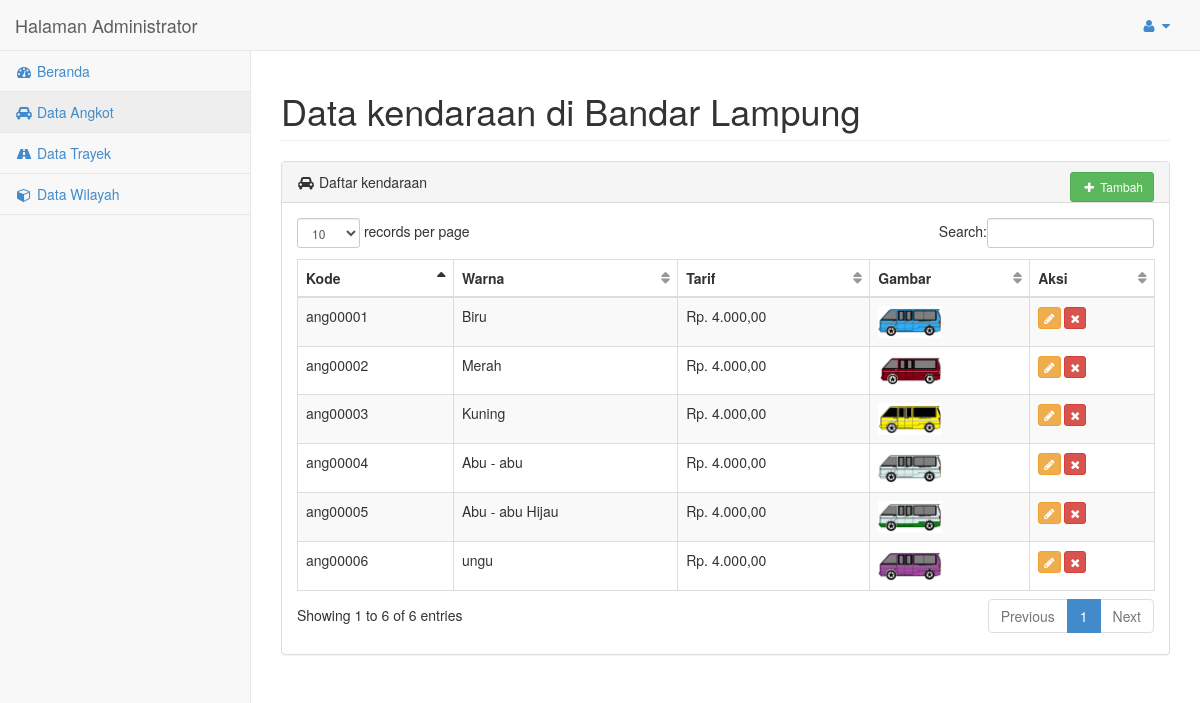
Screenshot of /admin/?m2 (signed in) with the database file from the repository.
### tables this page shows
CREATE TABLE `kendaraan` (
  `kd_kendaraan` varchar(10) NOT NULL,
  `warna` varchar(20) NOT NULL,
  `tarif` int(11) NOT NULL,
  `gambar` varchar(50) NOT NULL
);

### admin/pages/_angkot.php (the view, shortened to what this page needs)
<div id="page-wrapper">
	<div class="row">
        <div class="col-lg-12">
            <h1 class="page-header">Data kendaraan di Bandar Lampung</h1>
        </div>
    </div>
    <div class="row">
        <div class="col-lg-12">
            <div class="panel panel-default">
                <div class="panel-heading"><i class="fa fa-car fa-fw"></i> Daftar kendaraan<span class="pull-right"><a href="./?m2&tambah" class="btn btn-success btn-sm"><i class="fa fa-plus fa-fw"></i> Tambah</a></span></div>
                    <div class="panel-body">
                        <div class="table-responsive">
                            <table class="table table-striped table-bordered table-hover" id="dataTables-example">
                                <thead>
                                    <tr>
										<th>Kode</th>
										<th>Warna</th>
										<th>Tarif</th>
										<th>Gambar</th>
										<th>Aksi</th>
									</tr>
								</thead>
									<?php
										$q=mysqli_query($connection,"select * from kendaraan");
										while ($d=mysqli_fetch_array($q)){
									?>
									<tr>
										<td><?php echo $d["kd_kendaraan"]?></td>
										<td><?php echo $d["warna"]?></td>
										<td>Rp. <?php echo number_format($d['tarif'],2,',','.')?></td>
										<td><img src="../images/<?php echo $d['gambar']?>" width="64px"></td>
										<td><a href="./?m2&ubah=<?php echo $d["kd_kendaraan"]?>" class="btn btn-warning btn-xs" role="button" data-toggle="tooltip" data-placement="top" title="Ubah"><i class="fa fa-pencil"></i></a> <a href="proses/hapus-kendaraan.php?kda=<?php echo $d["kd_kendaraan"]?>" class="btn btn-danger btn-xs" role="button" data-toggle="tooltip" data-placement="top" title="Hapus"><i class="fa fa-times"></i></a></td>
									</tr>
									<?php }?>
							</table>
						</div>
					</div>
				</div>
			</div>
        </div>
    </div>
</div>

### admin/index.php (shortened to what this page needs)
<?php
if (!empty($_SESSION["adm_user"])){
	$m1="";$m2="";$m3="";$m4="";$m5="";
	include "tmp/header.php";
	if (isset($_GET["pengaturan"])){
		include "pages/_pengaturan.php";
	}else
	if (isset($_GET["m1"])){
		include "pages/_brd.php";
	}else
	if (isset($_GET["m2"])){
		if (isset($_GET["tambah"])){include "pages/_tambahangkot.php";}else
		if (isset($_GET["ubah"])){include "pages/_ubahangkot.php";}else{include "pages/_angkot.php";}
	}
	include "tmp/footer.php";
}else{
	echo "<script>alert('Mohon Login Terlebih Dahulu..!!');</script>";
	include "pages/_login.php";
}
?>

### admin/tmp/header.php (shortened to what this page needs)
<!DOCTYPE html>
<html lang="id">
<head>
    <link href="css/bootstrap.min.css" rel="stylesheet">
    <link href="css/plugins/metisMenu/metisMenu.min.css" rel="stylesheet">
	<link href="css/plugins/dataTables.bootstrap.css" rel="stylesheet">
    <link href="css/sb-admin-2.css" rel="stylesheet">
    <link href="font-awesome-4.1.0/css/font-awesome.min.css" rel="stylesheet" type="text/css">
</head>
<body>
<div id="wrapper">
<?php include "tmp/menu.php"; include "../koneksi.php";?>

### admin/tmp/menu.php (shortened to what this page needs)
<?php
if (isset($_GET["m1"])){$m1="active";}else
if (isset($_GET["m2"])){$m2="active";}else
if (isset($_GET["m3"])){$m3="active";}else
if (isset($_GET["m4"])){$m4="active";}else{$m1="active";}
?>
<nav class="navbar navbar-default navbar-static-top" role="navigation" style="margin-bottom: 0">
    <div class="navbar-header">
        <a class="navbar-brand" href="index.html">Halaman Administrator</a>
    </div>
    <ul class="nav navbar-top-links navbar-right">
        <li class="dropdown">
            <a class="dropdown-toggle" data-toggle="dropdown" href="#">
                <i class="fa fa-user fa-fw"></i>  <i class="fa fa-caret-down"></i>
            </a>
        </li>
    </ul>
    <div class="navbar-default sidebar" role="navigation">
        <div class="sidebar-nav navbar-collapse">
            <ul class="nav" id="side-menu">
                <li>
                    <a class="<?php echo $m1;?>" href="./"><i class="fa fa-dashboard fa-fw"></i> Beranda</a>
                </li>
                <li>
                    <a class="<?php echo $m2;?>" href="./?m2"><i class="fa fa-car fa-fw"></i> Data Angkot</a>
                </li>
                <li>
                    <a class="<?php echo $m3;?>" href="./?m3"><i class="fa fa-road fa-fw"></i> Data Trayek</a>
                </li>
                <li>
                    <a class="<?php echo $m4;?>" href="./?m4"><i class="fa fa-cube fa-fw"></i> Data Wilayah</a>
                </li>
            </ul>
        </div>
    </div>
</nav>

### admin/tmp/footer.php (shortened to what this page needs)
</body>
</html>

### admin/css/sb-admin-2.css (style rules this page uses)
body { background-color: #f8f8f8; }
#wrapper { width: 100%; }
#page-wrapper { padding: 0 15px; min-height: 568px; background-color: #fff; }
@media (min-width:768px) { #page-wrapper { position: inherit; margin: 0 0 0 250px; padding: 0 30px; border-left: 1px solid #e7e7e7; } }
.navbar-top-links li { display: inline-block; }
.navbar-top-links li:last-child { margin-right: 15px; }
.navbar-top-links li a { padding: 15px; min-height: 50px; }
.sidebar .sidebar-nav.navbar-collapse { padding-right: 0; padding-left: 0; }
.sidebar ul li { border-bottom: 1px solid #e7e7e7; }
.sidebar ul li a.active { background-color: #eee; }
@media (min-width:768px) { .sidebar { z-index: 1; position: absolute; width: 250px; margin-top: 51px; } }
table.dataTable thead .sorting, table.dataTable thead .sorting_asc, table.dataTable thead .sorting_desc, table.dataTable thead .sorting_asc_disabled, table.dataTable thead .sorting_desc_disabled { background: 0 0; }
table.dataTable thead .sorting_asc:after { content: "\f0de"; float: right; font-family: fontawesome; }
table.dataTable thead .sorting:after { content: "\f0dc"; float: right; font-family: fontawesome; color: rgba(50,50,50,.5); }

### rows the page displays
kendaraan: kd_kendaraan "ang00005", warna "Abu - abu Hijau", tarif "4.000,00", gambar (picture)
kendaraan: kd_kendaraan "ang00003", warna "Kuning", tarif "4.000,00", gambar (picture)
kendaraan: kd_kendaraan "ang00004", warna "Abu - abu", tarif "4.000,00", gambar (picture)
kendaraan: kd_kendaraan "ang00002", warna "Merah", tarif "4.000,00", gambar (picture)
kendaraan: kd_kendaraan "ang00001", warna "Biru", tarif "4.000,00", gambar (picture)
kendaraan: kd_kendaraan "ang00006", warna "ungu", tarif "4.000,00", gambar (picture)
